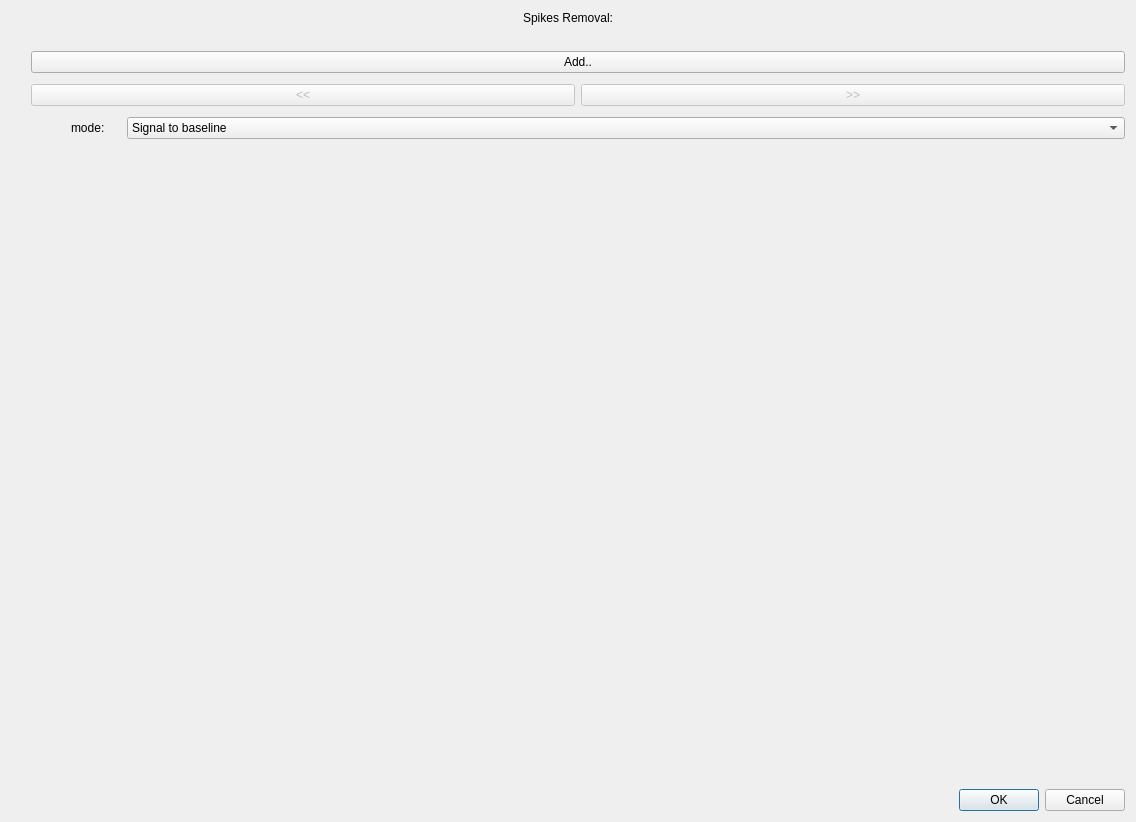
<?xml version="1.0" encoding="UTF-8"?>
<ui version="4.0">
 <class>Dialog</class>
 <widget class="QDialog" name="Dialog">
  <property name="geometry">
   <rect>
    <x>0</x>
    <y>0</y>
    <width>1136</width>
    <height>822</height>
   </rect>
  </property>
  <property name="windowTitle">
   <string>Dialog</string>
  </property>
  <layout class="QGridLayout" name="gridLayout_2">
   <item row="0" column="0">
    <layout class="QGridLayout" name="gridLayout">
     <item row="0" column="0">
      <widget class="QLabel" name="label">
       <property name="maximumSize">
        <size>
         <width>16777215</width>
         <height>20</height>
        </size>
       </property>
       <property name="text">
        <string>Spikes Removal:</string>
       </property>
       <property name="alignment">
        <set>Qt::AlignCenter</set>
       </property>
      </widget>
     </item>
     <item row="3" column="0">
      <widget class="QDialogButtonBox" name="buttonBox">
       <property name="orientation">
        <enum>Qt::Horizontal</enum>
       </property>
       <property name="standardButtons">
        <set>QDialogButtonBox::Cancel|QDialogButtonBox::Ok</set>
       </property>
      </widget>
     </item>
     <item row="2" column="0">
      <layout class="QHBoxLayout" name="horizontalLayout">
       <property name="topMargin">
        <number>10</number>
       </property>
       <property name="bottomMargin">
        <number>10</number>
       </property>
       <item>
        <layout class="QHBoxLayout" name="plotDialogContainerLayout">
         <property name="leftMargin">
          <number>10</number>
         </property>
         <property name="rightMargin">
          <number>10</number>
         </property>
        </layout>
       </item>
       <item>
        <layout class="QGridLayout" name="gridLayout_3">
         <property name="sizeConstraint">
          <enum>QLayout::SetDefaultConstraint</enum>
         </property>
         <property name="topMargin">
          <number>10</number>
         </property>
         <property name="bottomMargin">
          <number>10</number>
         </property>
         <item row="3" column="0">
          <layout class="QHBoxLayout" name="horizontalLayout_2">
           <property name="topMargin">
            <number>5</number>
           </property>
           <item>
            <spacer name="horizontalSpacer">
             <property name="orientation">
              <enum>Qt::Horizontal</enum>
             </property>
             <property name="sizeType">
              <enum>QSizePolicy::Minimum</enum>
             </property>
             <property name="sizeHint" stdset="0">
              <size>
               <width>40</width>
               <height>20</height>
              </size>
             </property>
            </spacer>
           </item>
           <item>
            <widget class="QLabel" name="label_2">
             <property name="maximumSize">
              <size>
               <width>50</width>
               <height>16777215</height>
              </size>
             </property>
             <property name="text">
              <string>mode:</string>
             </property>
            </widget>
           </item>
           <item>
            <widget class="QComboBox" name="comboRoiMode">
             <item>
              <property name="text">
               <string>Signal to baseline</string>
              </property>
             </item>
             <item>
              <property name="text">
               <string>Sum</string>
              </property>
             </item>
            </widget>
           </item>
          </layout>
         </item>
         <item row="4" column="0">
          <spacer name="verticalSpacer">
           <property name="orientation">
            <enum>Qt::Vertical</enum>
           </property>
           <property name="sizeHint" stdset="0">
            <size>
             <width>20</width>
             <height>40</height>
            </size>
           </property>
          </spacer>
         </item>
         <item row="0" column="0">
          <widget class="QPushButton" name="button_addRoi">
           <property name="enabled">
            <bool>true</bool>
           </property>
           <property name="text">
            <string>Add..</string>
           </property>
          </widget>
         </item>
         <item row="1" column="0">
          <layout class="QGridLayout" name="gridLayout_5">
           <property name="topMargin">
            <number>5</number>
           </property>
           <item row="0" column="0">
            <widget class="QPushButton" name="buttonPrevSpectrum">
             <property name="enabled">
              <bool>false</bool>
             </property>
             <property name="text">
              <string>&lt;&lt;</string>
             </property>
            </widget>
           </item>
           <item row="0" column="1">
            <widget class="QPushButton" name="buttonNextSpectrum">
             <property name="enabled">
              <bool>false</bool>
             </property>
             <property name="text">
              <string>&gt;&gt;</string>
             </property>
            </widget>
           </item>
          </layout>
         </item>
        </layout>
       </item>
      </layout>
     </item>
    </layout>
   </item>
  </layout>
 </widget>
 <resources/>
 <connections>
  <connection>
   <sender>buttonBox</sender>
   <signal>accepted()</signal>
   <receiver>Dialog</receiver>
   <slot>accept()</slot>
   <hints>
    <hint type="sourcelabel">
     <x>248</x>
     <y>254</y>
    </hint>
    <hint type="destinationlabel">
     <x>157</x>
     <y>274</y>
    </hint>
   </hints>
  </connection>
  <connection>
   <sender>buttonBox</sender>
   <signal>rejected()</signal>
   <receiver>Dialog</receiver>
   <slot>reject()</slot>
   <hints>
    <hint type="sourcelabel">
     <x>316</x>
     <y>260</y>
    </hint>
    <hint type="destinationlabel">
     <x>286</x>
     <y>274</y>
    </hint>
   </hints>
  </connection>
 </connections>
</ui>
